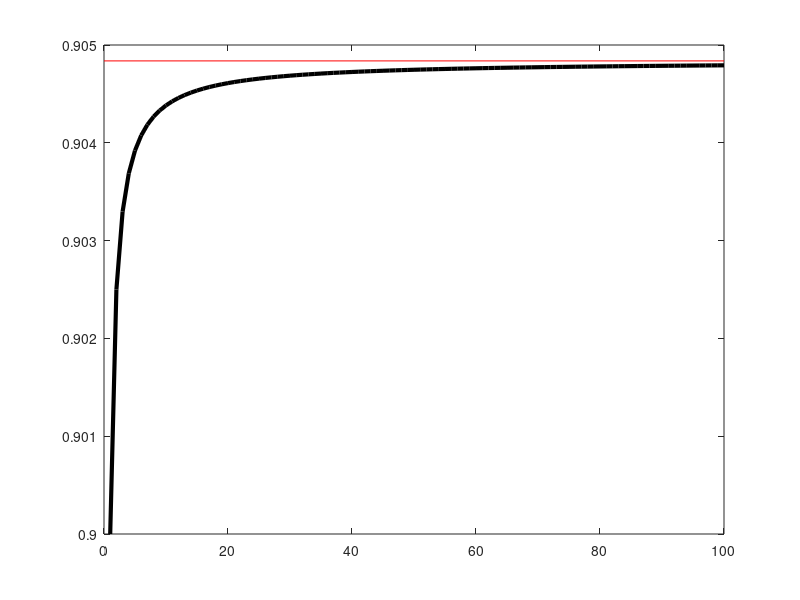

Here is the MATLAB script that generated this plot: (Note: this script raises an error after producing the figure.)
clear all

k = .1
m = [1:100]';
y = (1 - k./m).^m;

figure(10), clf
plot(m,y,'k-','LineWidth',3)
hold on
line(get(gca,'XLim'), exp(-k)*[1 1],'Color','r')
axprefs(gca)
xlabel('m')
ylabel('y')


%% look at the derivative wrt k
dx = .01
xmax = 10;
x = [0:dx:xmax]';
m = 1000
k = -1
y = (1 - k*x./m).^m;
dydx = diff(y)./dx;
figure(10), clf
plot(x,y,'k',x,exp(-k*x),'y--',x(2:end),dydx,'r',x,-k*exp(-k*x),'g--')

%% Use symbolic math toolbox
syms x n real
f = (1+(x/n))^n
fdot = diff(f,'x')
pretty(fdot)
% anyway it's obvious
% deriv of f is (1 + (x/n))^(n-1)
% = (1 + (x/n))^n / (1 + (x/n))
% = f / (1 + (x/n))
% as n gets large, the denominatory --> 1
% fdot -> f
% which implies f -> exp(x)
